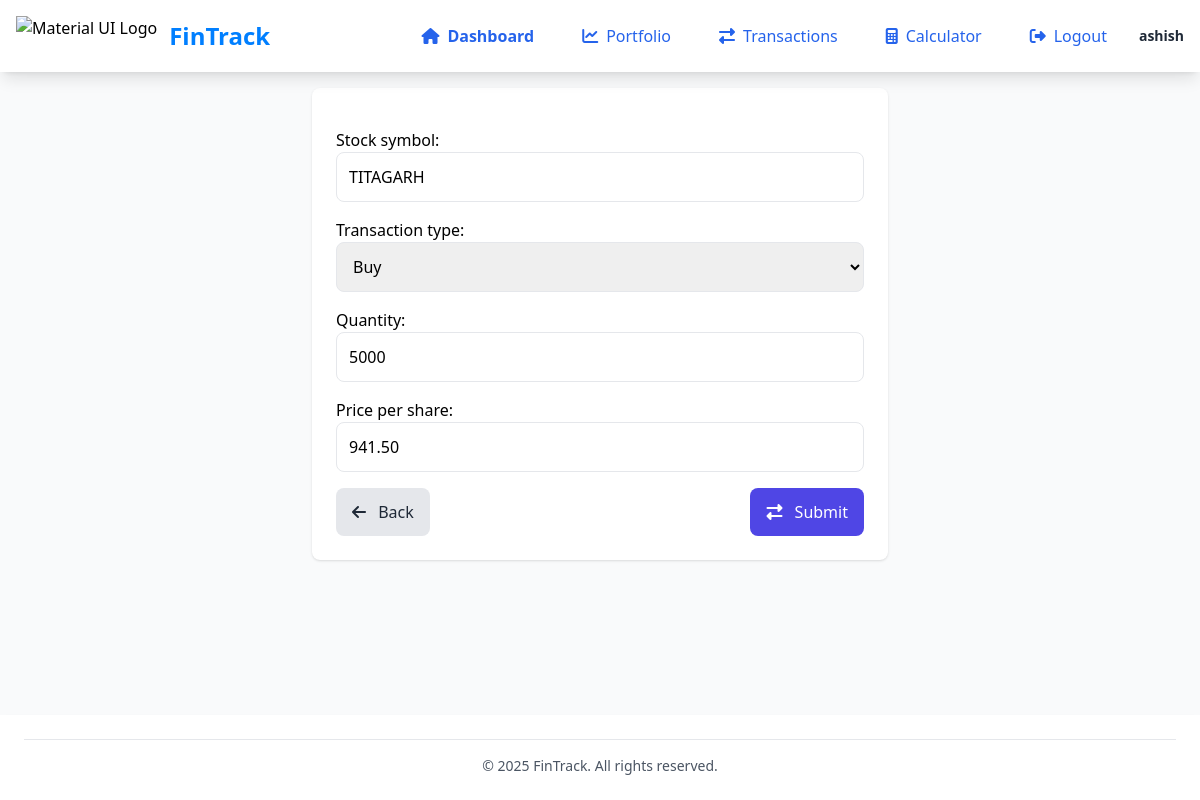
The app's page /transaction/5/edit/ (signed in) with its own data.
### stocks/models.py (models this page shows, shortened)
class StockTransaction(models.Model):
    TRANSACTION_TYPES = (
        ("BUY", "Buy"),
        ("SELL", "Sell"),
    )
    user = models.ForeignKey(User, on_delete=models.CASCADE)
    stock_symbol = models.CharField(max_length=10)
    transaction_type = models.CharField(max_length=4, choices=TRANSACTION_TYPES)
    quantity = models.PositiveIntegerField()
    price_per_share = models.DecimalField(max_digits=10, decimal_places=2)
    transaction_date = models.DateTimeField(auto_now_add=True)

### stocks/views.py (the view)
# urls.py: path("transaction/<int:pk>/edit/", views.edit_transaction, name="edit_transaction"),
@login_required
def edit_transaction(request, pk):
    transaction = get_object_or_404(StockTransaction, pk=pk)
    if request.method == "POST":
        form = StockTransactionForm(request.POST, instance=transaction)
        if form.is_valid():
            form.save()
            messages.success(request, "Transaction updated successfully.")
            return redirect("transactions-list")
    else:
        form = StockTransactionForm(instance=transaction)
    return render(
        request, "edit_transactions.html", {"form": form, "transaction": transaction}
    )

### stocks/forms.py
class StockTransactionForm(forms.ModelForm):
    class Meta:
        model = StockTransaction
        fields = ["stock_symbol", "transaction_type", "quantity", "price_per_share"]
        widgets = {
            "stock_symbol": forms.TextInput(
                attrs={
                    "class": "w-full p-3 border rounded-lg focus:border-indigo-600 focus:outline-none"
                }
            ),
            "transaction_type": forms.Select(
                attrs={
                    "class": "w-full p-3 border rounded-lg focus:border-indigo-600 focus:outline-none"
                }
            ),
            "quantity": forms.NumberInput(
                attrs={
                    "class": "w-full p-3 border rounded-lg focus:border-indigo-600 focus:outline-none"
                }
            ),
            "price_per_share": forms.NumberInput(
                attrs={
                    "step": "0.01",
                    "class": "w-full p-3 border rounded-lg focus:border-indigo-600 focus:outline-none",
                }
            ),
        }

### stocks/templates/edit_transactions.html (shortened to what this page needs)
{% extends 'base.html' %}
{% block content %}
<div class="max-w-xl mx-auto bg-white shadow p-6 rounded-lg">
    <form method="post" class="space-y-4">
        {{ form.as_p }}
        <div class="flex justify-between items-center mt-6">
            <a href="{% url 'home' %}" class="bg-gray-200 hover:bg-gray-300 text-gray-800 px-4 py-3 rounded-lg transition-colors">
                <i class="fas fa-arrow-left mr-2"></i> Back
            </a>
            <button type="submit" class="bg-indigo-600 text-white px-4 py-3 rounded-lg hover:bg-indigo-700 transition-colors">
                <i class="fas fa-exchange-alt mr-2"></i> Submit
            </button>
        </div>
    </form>
</div>
{% endblock %}

### stocks/templates/base.html (shortened to what this page needs)
{% load static %}
<!DOCTYPE html>
<html lang="en">
<head>
    <script src="https://cdn.tailwindcss.com"></script>
    <link rel="stylesheet" href="https://cdnjs.cloudflare.com/ajax/libs/font-awesome/6.4.0/css/all.min.css">
    <link rel="stylesheet" href="{% static 'css/styles.css' %}">
</head>
<body class="bg-gray-50 font-sans flex flex-col min-h-screen">
    <nav id="navbar" class="navbar fixed top-0 left-0 w-full bg-white shadow-lg z-40">
        <div class="flex items-center justify-between p-4">
            <div class="flex items-center">
                <img src="https://mui.com/static/logo.png" alt="Material UI Logo" class="h-10 mr-3">
                <h1 class="text-2xl font-bold" style="color: #007FFF;">FinTrack</h1>
            </div>
            <div class="hidden md:flex items-center space-x-4">
                {% for link in request.sidebar_nav_links %}
                <a href="{{ link.url }}" class="flex items-center px-4 py-2 rounded-lg {% if link.is_active %}bg-indigo-50 text-indigo-600{% else %}text-blue-600 hover:bg-indigo-50 hover:text-indigo-600{% endif %} {% if link.font_semibold %}font-semibold{% endif %} transition-colors">
                    <i class="fas {{ link.icon }} mr-2"></i>
                    {{ link.name }}
                </a>
                {% endfor %}
                {% if request.sidebar_user %}
                <div class="flex items-center">
                    <div class="text-sm">
                        <p class="font-semibold text-gray-800">{{ request.sidebar_user.name }}</p>
                    </div>
                </div>
                {% endif %}
            </div>
        </div>
    </nav>
    <div class="mt-16 flex-grow main-content">
        <div class="p-6">
            {% block content %}
            {% endblock %}
        </div>
    </div>
    <footer class="bg-white shadow-md p-6">
        <div class="border-t border-gray-200 pt-4 text-center">
            <p class="text-sm text-gray-600">
                &copy; {% now "Y" %} FinTrack. All rights reserved.
            </p>
        </div>
    </footer>
</body>
</html>

### stocks/static/css/styles.css (style rules this page uses)
body { font-family: Arial, sans-serif; }
.navbar { transition: all 0.3s ease; }
input, select { transition: border-color 0.3s; }
button { transition: background-color 0.3s, transform 0.3s; }

### records on screen
StockTransaction: stock_symbol "TITAGARH", transaction_type "Buy", quantity "5000", price_per_share "941.50"

### other values on screen
{{ link.name }} "Dashboard" "Portfolio" "Transactions" "Calculator" "Logout"
{{ request.sidebar_user.name }} "ashish"
